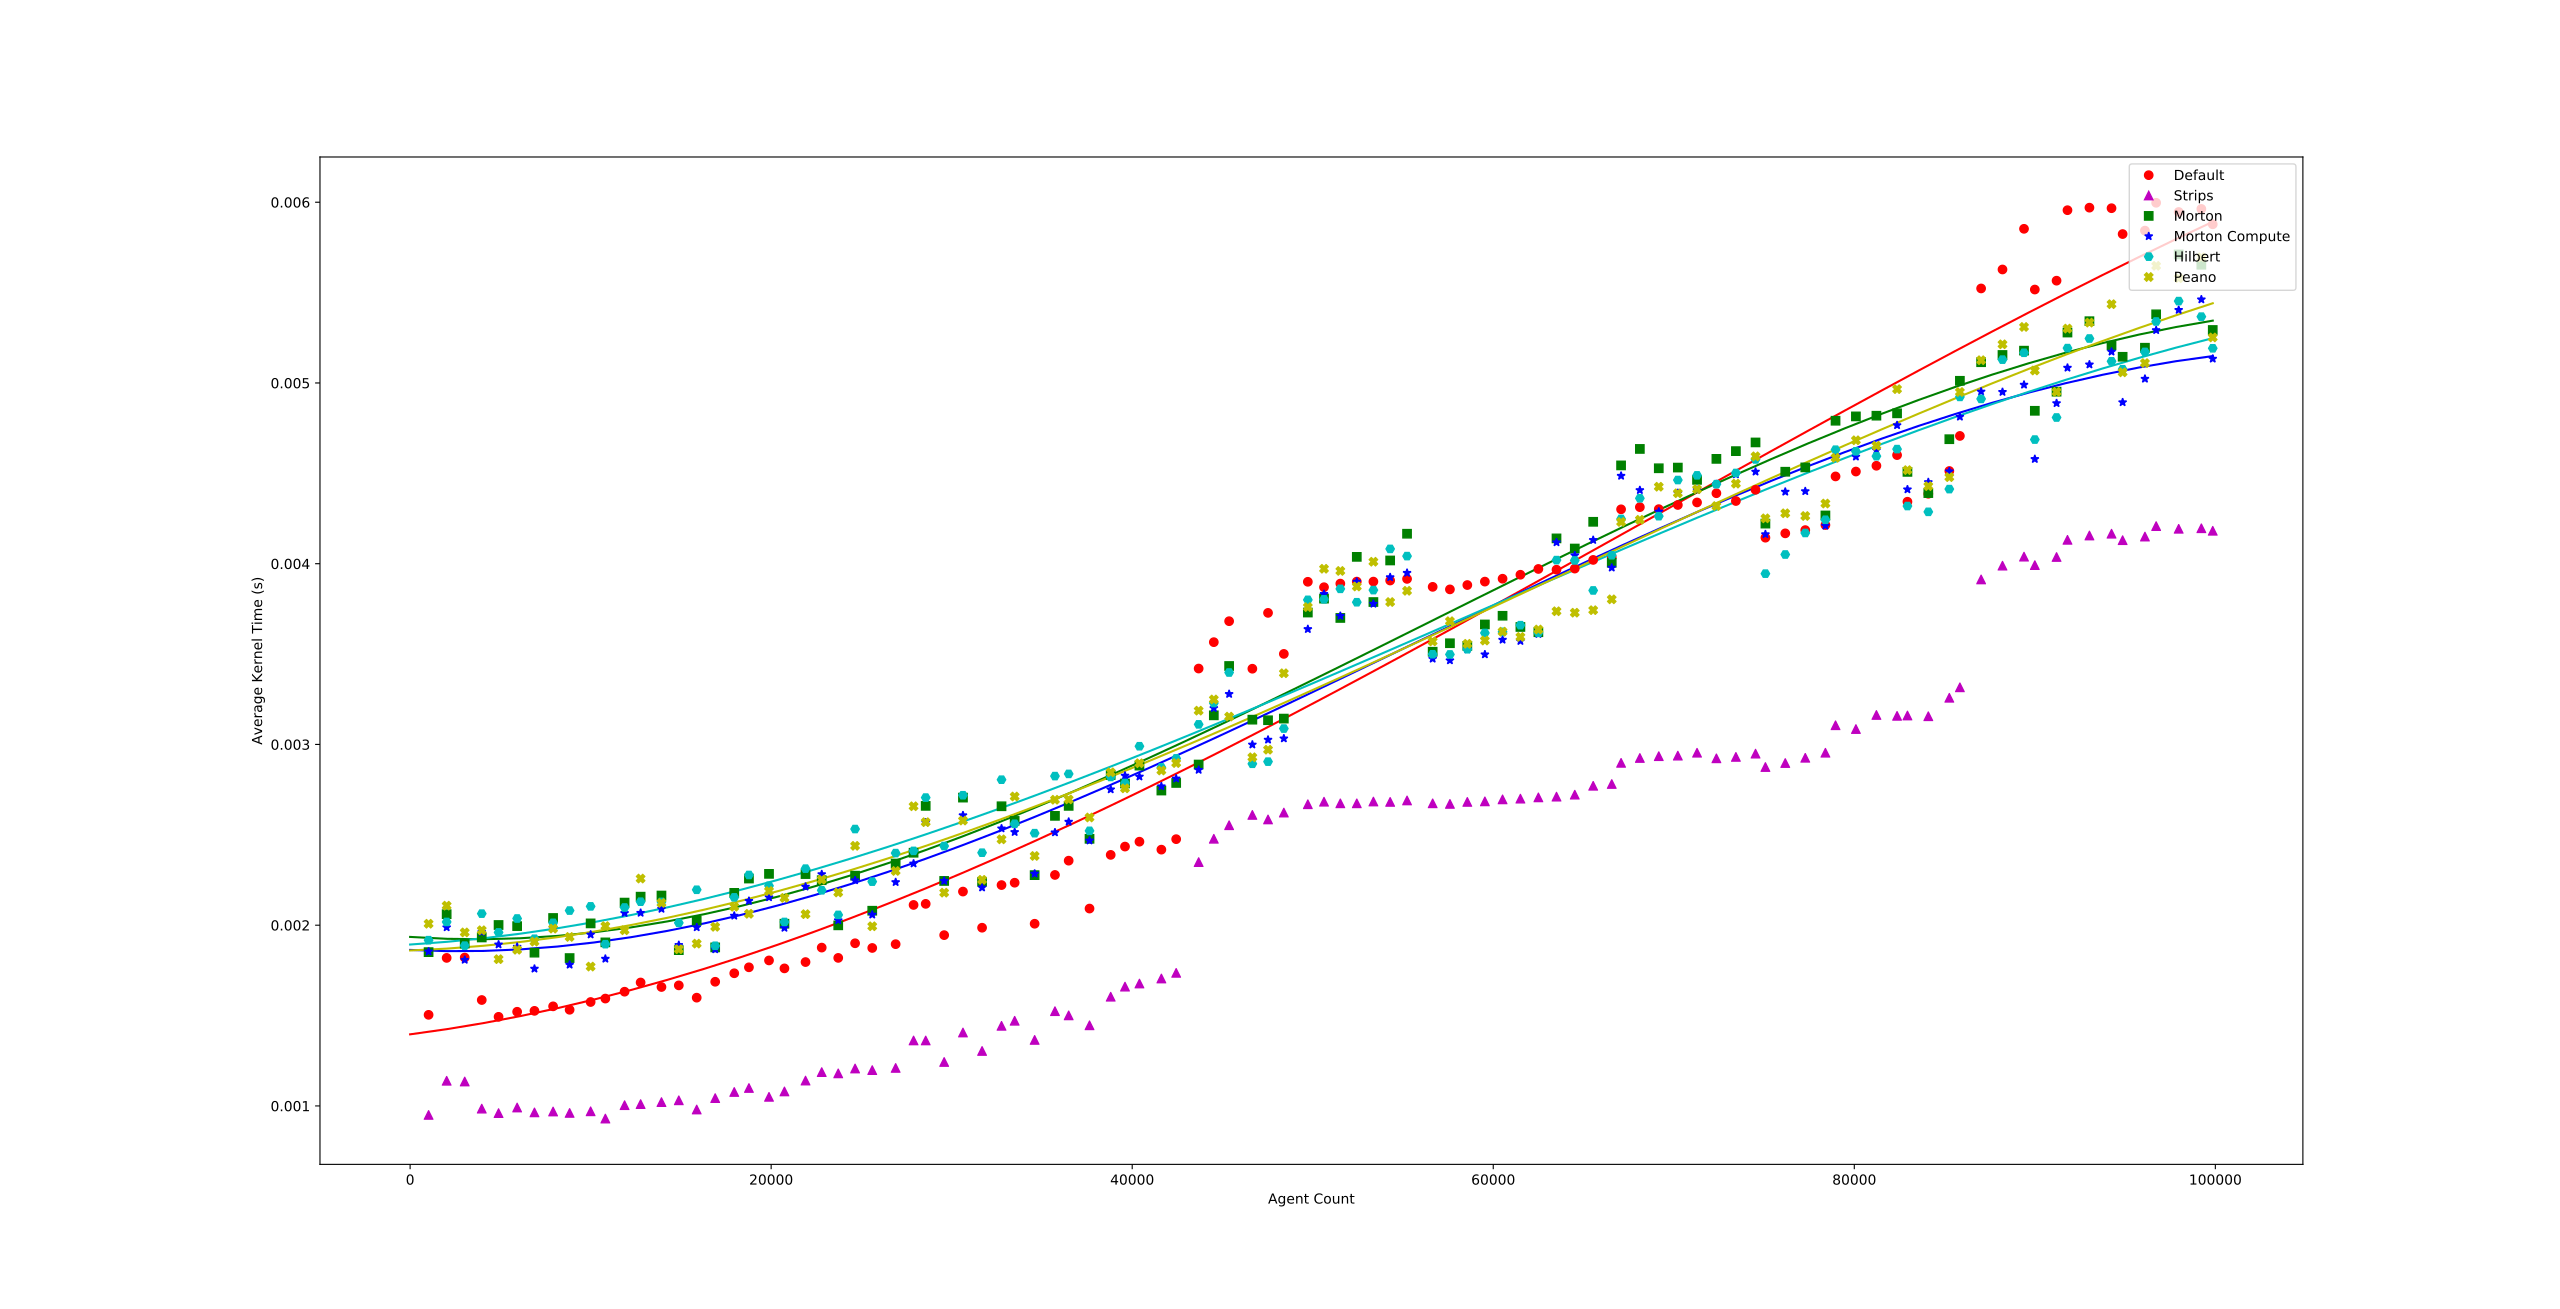

Write the Python code that produced this figure.
import numpy as np
import matplotlib.pyplot as plt
plt.ylabel('Average Kernel Time (s)')
plt.xlabel('Agent Count')
DIMENSIONS = 2;
agentCount, default, strips, morton, mortonCompute, hilbert, peano = np.loadtxt(
    'NullProblemScaleHD.csv',
     dtype=[('agentCount','int'), ('default','float'), ('strips','float'), ('morton','float'), ('mortonCompute','float'), ('peano','float'), ('hilbert','float')],
     skiprows=3,
     delimiter=',',
     usecols=(5,12,13,14,15,16,17),
     unpack=True
 );
#Array of sampling vals for polyfit line
xp = np.linspace(0, agentCount[-1], 50)
#polyfit
default_z = np.polyfit(agentCount, default, 3)
default_fit = np.poly1d(default_z)
plt.plot(xp, default_fit(xp), 'r-')
strips_z = np.polyfit(agentCount, strips, 3)
strips_fit = np.poly1d(strips_z)
plt.plot(xp, strips_fit(xp), 'm-')
morton_z = np.polyfit(agentCount, morton, 3)
morton_fit = np.poly1d(morton_z)
plt.plot(xp, morton_fit(xp), 'g-')
mortonCompute_z = np.polyfit(agentCount, mortonCompute, 3)
mortonCompute_fit = np.poly1d(mortonCompute_z)
plt.plot(xp, mortonCompute_fit(xp), 'b-')
hilbert_z = np.polyfit(agentCount, hilbert, 3)
hilbert_fit = np.poly1d(hilbert_z)
plt.plot(xp, hilbert_fit(xp), 'c-')
peano_z = np.polyfit(agentCount, peano, 3)
peano_fit = np.poly1d(peano_z)
plt.plot(xp, peano_fit(xp), 'y-')
#Points
default_h = plt.plot(
    agentCount,default, 
    'ro',
    label='Default'
);
strips_h = plt.plot(
    agentCount,strips, 
    'm^',
    label='Strips'
);
morton_h = plt.plot(
    agentCount,morton, 
    'gs',
    label='Morton'
);
mortonCompute_h = plt.plot(
    agentCount,mortonCompute, 
    'b*',
    label='Morton Compute'
);
hilbert_h = plt.plot(
    agentCount,hilbert, 
    'cH',
    label='Hilbert'
);
peano_h = plt.plot(
    agentCount,peano, 
    'yX',
    label='Peano'
);
plt.legend(loc=1,numpoints=1);
plt.show();
